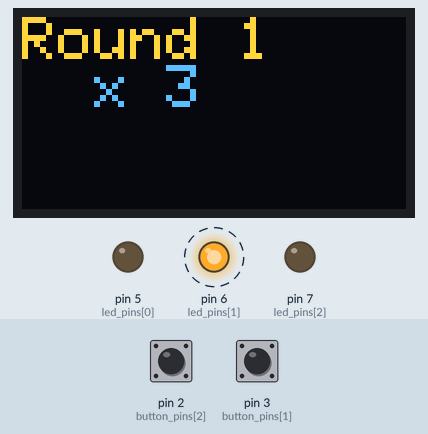
This sketch was run on a simulated Arduino Uno, built with avr-gcc and run on an emulated ATmega328P. Parts: 128×64 one-colour display, output pins drawn as LEDs (lit = HIGH). Dashed ring = blinking. The inputs (shaded band) are chosen by the test bench; at power-on: pin 2 (button_pins[2]) HIGH, pin 3 (button_pins[1]) HIGH. The OLED is the two-colour kind (top 16 rows yellow); random numbers use the default seed unless the sketch sets one.

Above: at 1.2 s.
1.3 s: pin 2 (button_pins[2]) pulsed LOW 5 times (0.12 s each, 0.3 s apart)
At 3.8 s:
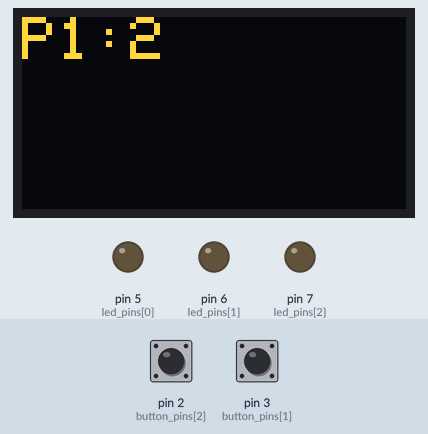
At 9.5 s:
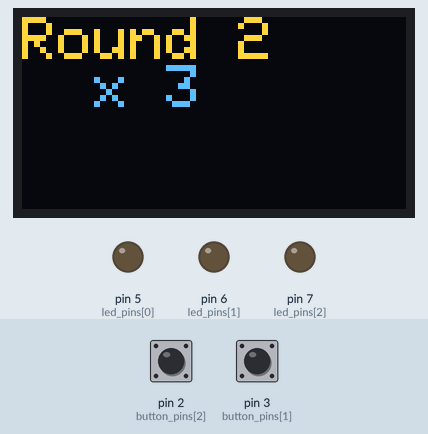
Timing chart, 0 to 11.0 s (numbered marks = the images above; inputs shaded):
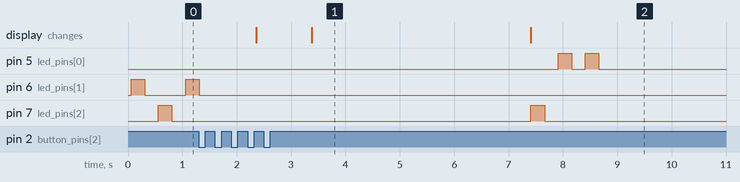

Measured:
- after the input at 1.3 s, pin 5 (led_pins[0]): alternates HIGH for 0.25 s and LOW for 0.25 s, 4 changes in all, then stays LOW, starting after 6.6 s; pin 7 (led_pins[2]): LOW → HIGH after 6.1 s, → LOW 0.25 s later; the display: first changes after 1.1 s (image 1 shows a later state)
- what the display in image 1 shows lasts 4.0 s, from 3.4 s to 7.4 s

The sketch:

VerifySequence.ino
```cpp
// #define USB_DEBUG

// Display
#include <SPI.h>
#include <Wire.h>
#include <Adafruit_GFX.h>
#include <Adafruit_SSD1306.h>

#define OLED_RESET 4
Adafruit_SSD1306 display(OLED_RESET);

// General state
#define STATE_GENERATE_SEQ 0
#define STATE_SHOW_SEQ 1
#define STATE_INPUT_SEQ 2
#define STATE_VERIFY_SEQ 3
#define STATE_SHOW_SCORE 4
#define STATE_END_ROUND 5
#define STATE_END_GAME 6
int state;
#define SCORE_LIMIT 100
int score;
int max_score;
#define MAX_ROUNDS 25
int round_id;
int cur_seq_len;
int cur_attempt;

// LEDs
#define LEDS 3
#define LED_RED 0
#define LED_BLUE 1
#define LED_GREEN 2
const int led_pins[LEDS] = {
  5, // Red
  6, // Blue
  7  // Green
};

// Buttons
#define BUTTONS 3
#define BUTTON_EVENT_NONE 0
#define BUTTON_EVENT_PRESSED 1
#define BUTTON_EVENT_RELEASED 2
int button_pins[BUTTONS] = {
  4, // Red
  3, // Blue
  2  // Green
};

struct button {
  int id;
  int state;
  int prev_state;
  int event;
  int is_pending;
  long pending_timestamp;
};

struct button buttons[BUTTONS];
int debounce_time = 10;

// Sequences
#define MAX_SEQ_LEN 10
struct sequence {
  int count;
  int values[MAX_SEQ_LEN];
};

struct sequence current_seq;
int current_seq_pos;

struct sequence user_seq;

const int time_on = 250;
const int time_off = 250;

void setup() {
  for (int i = 0; i < LEDS; i++) {
    pinMode(led_pins[i], OUTPUT);
    digitalWrite(led_pins[i], LOW);
  }
  randomSeed(analogRead(0));

#ifdef DEBUG_USB
  Serial.begin(9600);
#endif

  // Init the display.
  display.begin(SSD1306_SWITCHCAPVCC, 0x3C);
  display.setTextSize(2);
  display.setTextColor(WHITE);

  round_id = 0;
  score = 0;
  max_score = 0;
  cur_seq_len = 3;
  cur_attempt = -1;
  newRound();
}

void newRound() {
  round_id++;
  cur_attempt++;
  if (cur_attempt == cur_seq_len) {
    cur_attempt = 0;
    if (cur_seq_len < MAX_SEQ_LEN) {
      cur_seq_len++;
    }
  }
  state = STATE_GENERATE_SEQ;
  for (int i = 0; i < BUTTONS; i++) {
    struct button *b = &buttons[i];
    b->id = i;
    b->state = b->prev_state = 0;
    b->event = BUTTON_EVENT_NONE;
    b->is_pending = 0;
    b->pending_timestamp = 0;
    pinMode(button_pins[i], INPUT_PULLUP);
  }
  current_seq_pos = 0;
  current_seq.count = 0;
  user_seq.count = 0;
  display.clearDisplay();
  display.setCursor(0, 0);
  display.print("Round ");
  display.println(round_id);
  display.print("  x ");
  display.println(cur_seq_len);
  display.display();
}

void showColor(int color) {
  int levels[3] = {LOW, LOW, LOW};
  switch (color) {
  default:
    return;
  case LED_RED:
    levels[0] = HIGH;
    break;
  case LED_GREEN:
    levels[1] = HIGH;
    break;
  case LED_BLUE:
    levels[2] = HIGH;
    break;
  }
  for (int i = 0; i < LEDS; i++) {
    digitalWrite(led_pins[i], levels[i]);
  }
}

void hideColor() {
  for (int i = 0; i < LEDS; i++) {
    digitalWrite(led_pins[i], 0);
  }
}

void readButton(struct button *b) {
  b->state = ~digitalRead(button_pins[b->id]) & 1;
  b->event = BUTTON_EVENT_NONE;
  if (b->is_pending) {
    long elapsed = millis() - b->pending_timestamp;
    if (elapsed > debounce_time) {
      if (!b->state && b->prev_state) {
        b->event = BUTTON_EVENT_PRESSED;
        b->prev_state = b->state;
      } else if (b->state && !b->prev_state) {
        b->event = BUTTON_EVENT_RELEASED;
        b->prev_state = b->state;
      }
      b->is_pending = 0;
    }
  } else if (b->state != b->prev_state) {
    b->is_pending = 1;
    b->pending_timestamp = millis();
  }
}

void generateSequence(struct sequence *seq) {
  for (int i = 0; i < cur_seq_len; i++) {
    seq->values[i] = random(0, LEDS);
    seq->count++;
  }
}

void showSequence(struct sequence *seq, int *current_index) {
  if (*current_index < cur_seq_len) {
    int led = seq->values[*current_index];
    showColor(led);
    delay(time_on);
    hideColor();
    delay(time_off);
    *current_index += 1;
  } else {
    state = STATE_INPUT_SEQ;
  }
}

void inputSequence(struct sequence *seq) {
  if (seq->count < cur_seq_len) {
    for (int i = 0; i < BUTTONS; i++) {
      readButton(&buttons[i]);
    }
    for (int i = 0; i < BUTTONS; i++) {
      if (buttons[i].event == BUTTON_EVENT_PRESSED) {
        seq->values[seq->count] = i;
        seq->count++;
#ifdef DEBUG_USB
        Serial.write("Button pressed: ");
        Serial.println(i);
#endif
        break;
      }
    }
  } else {
    state = STATE_VERIFY_SEQ;
  }
}

int compareSequences(struct sequence *seq_a, struct sequence *seq_b) {
  if (seq_a->count != seq_b->count) {
    return seq_a->count - seq_b->count;
  }
  int num_mistakes = 0;
  for (int i = 0; i < seq_a->count; i++) {
    if (seq_a->values[i] != seq_b->values[i]) {
#ifdef DEBUG_USB
      Serial.print("Different value at ");
      Serial.print(i);
      Serial.print(": expected ");
      Serial.print(seq_a->values[i]);
      Serial.print(", actual ");
      Serial.println(seq_b->values[i]);
#endif
      num_mistakes++;
    }
  }
  return num_mistakes;
}

void verifySequence() {
  int num_mistakes = compareSequences(&current_seq, &user_seq);
  int num_correct = current_seq.count - num_mistakes;
  score += num_correct;
  max_score += current_seq.count;

  int color;
  display.clearDisplay();
  display.setCursor(0, 0);
  if (num_mistakes == 0) {
    display.println("Correct!");
    color = LED_GREEN;
  } else {
    display.print(num_correct);
    display.print(" of ");
    display.println(current_seq.count);
    color = LED_RED;
  }
  display.display();

#ifdef LED_FEEDBACK
  for (int i = 0; i < 10; i++) {
    showColor(color);
    delay(100);
    hideColor();
    delay(100);
  }
#else
  delay(1000);
#endif

  if ((score < SCORE_LIMIT) && (round_id < MAX_ROUNDS)) {
    state = STATE_SHOW_SCORE;
  } else {
    state = STATE_END_GAME;
  }
}

void showScore() {
  display.clearDisplay();
  display.setCursor(0, 0);
  display.print("P1:");
  display.println(score);
  display.display();
  delay(2000);
  state = STATE_END_ROUND;
}

void showFinalScore() {
  display.clearDisplay();
  display.setCursor(0, 0);
  display.print("P1:");
  display.print(score);
  display.print("/");
  display.println(max_score);
  display.display();
  delay(2000);
}

void loop() {
  switch (state) {
  default:
  case STATE_END_ROUND:
    delay(2000);
    newRound();
    break;
  case STATE_GENERATE_SEQ:
    generateSequence(&current_seq);
    state = STATE_SHOW_SEQ;
    break;
  case STATE_SHOW_SEQ:
    showSequence(&current_seq, &current_seq_pos);
    break;
  case STATE_INPUT_SEQ:
    inputSequence(&user_seq);
    break;
  case STATE_VERIFY_SEQ:
    verifySequence();
    break;
  case STATE_SHOW_SCORE:
    showScore();
    break;
  case STATE_END_GAME:
    showFinalScore();
    break;
  }
}
```
